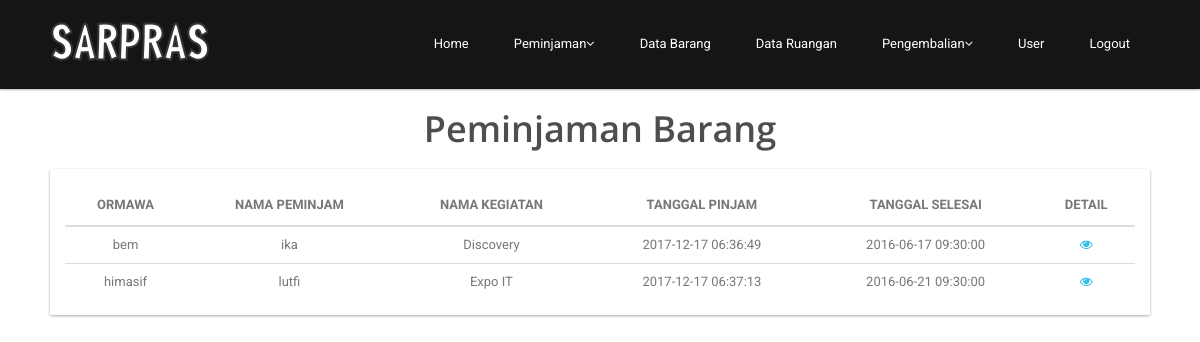
The page /peminjamanBarang (signed in) on the database its author committed.
### tables this page shows
CREATE TABLE `tb_peminjaman_barang` (
  `id` int(10) UNSIGNED NOT NULL,
  `id_user` varchar(50) NOT NULL,
  `nama_peminjam` varchar(50) NOT NULL,
  `nama_kegiatan` varchar(255) NOT NULL,
  `barang_id` int(10) UNSIGNED NOT NULL,
  `jumlah_pinjam` int(11) NOT NULL,
  `tgl_pinjam` timestamp NOT NULL DEFAULT CURRENT_TIMESTAMP ON UPDATE CURRENT_TIMESTAMP,
  `tgl_selesai` timestamp NOT NULL DEFAULT '0000-00-00 00:00:00',
  `status_pinjam` tinyint(1) NOT NULL DEFAULT '0',
  `created_at` timestamp NULL DEFAULT NULL,
  `updated_at` timestamp NULL DEFAULT NULL
);

### app/controller/peminjamanBarang.php (called while the page is built, shortened)
<?php
class peminjamanBarang extends controller {
    function __construct()
    {
        $this->model = $this->model->load('peminjamanBarang');
    }
    function index(){
        $this->view->data = $this->model->getData();
        $this->view->display('peminjamanBarang','admin');
    }
}

### index.php (called while the page is built, shortened)
<?php
require 'config/database.php';
require 'libs/controller.php';
require 'libs/model.php';
require 'libs/database.php';
$app = new routing();

### libs/database.php (called while the page is built, shortened)
<?php
class database extends PDO {
    public function selectAll($query, $fetchMode = PDO::FETCH_ASSOC) {
        try {
            $stmt = $this->prepare($query);
            $stmt->execute();
            return $stmt->fetchAll($fetchMode);
        } catch (PDOException $e) {
            echo $e->getMessage();
        }
    }
}

### app/model/m_peminjamanBarang.php (called while the page is built, shortened)
<?php
class m_peminjamanBarang extends model {
    function getData() {
        return $this->db->selectAll("SELECT * FROM tb_peminjaman_barang pb join tb_barang b ON barang_id = b.id
         WHERE status_pinjam = 0
        GROUP BY nama_kegiatan");
    }
  }

### libs/controller.php (called while the page is built, shortened)
<?php
class controller {
    function __construct() {
        $this->model = new model();
    }
}

### libs/model.php (called while the page is built, shortened)
<?php
class model {
    function __construct() {
        $this->db = new database();
    }
    function load($model) {
        $path = 'app/model/m_' . $model . '.php';
        if (file_exists($path)) {
            return new $modelName();
        } else {
            echo 'Kesalahan: m_' . $model . '.php tidak ditemukan';
        }
    }
}

### app/view/admin/v_peminjamanBarang.php (the view, shortened to what this page needs)
<?php require_once(__DIR__.'/../part/header.php');?>
<div id="page-login" class="page-logreg">
    <div id="main">
        <div class="container clearfix">
          <br>
          <br>
          <br>
          <div class="center wow fadeInDown">
              <h2>Peminjaman Barang</h2>
          </div>
            <div class="card clearfix section">
                <div class="card-body">
                    <div class="desktop">
                        <table>
                            <thead>
                            <tr>
                                <th>Ormawa</th>
                                <th>Nama Peminjam</th>
                                <th>Nama Kegiatan</th>
                                <th>Tanggal Pinjam</th>
                                <th>Tanggal Selesai</th>
                                <th>detail</th>
                            </tr>
                            </thead>
                            <tbody>
                            <?php foreach ($this->data as $key => $value){?>
                                <tr>
                                    <td><?php echo $value['id_user'] ?></td>
                                    <td><?php echo $value['nama_peminjam'] ?></td>
                                    <td><?php echo $value['nama_kegiatan'] ?></td>
                                    <td><?php echo $value['tgl_pinjam'] ?></td>
                                    <td><?php echo $value['tgl_selesai'] ?></td>
                                    <td><a href="peminjamanBarang/detail/<?php echo $value['nama_kegiatan'] ?>"><i class="fa fa-eye"></i></a>
                                    </td>
                                    </tr>
                            <?php } ?>
                            </tbody>
                        </table>
                    </div>
                </div>
            </div>
        </div>
    </div>

### public/css/main.css (style rules this page uses)
h1, h2, h3, h4, h5, h6 { font-weight: 600; font-family: 'Open Sans', sans-serif; color:#4e4e4e; }
h2 { font-size: 20px; }
a { color: #c52d2f; -webkit-transition: color 300ms, background-color 300ms; -moz-transition: color 300ms, background-color 300ms; -o-transition: color 300ms, background-color 300ms; transition: color 300ms, background-color 300ms; }
.center h2 { font-size: 36px; margin-top: 0; margin-bottom: 20px; }
.center { text-align: center; }

### public/css/style.css (style rules this page uses)
a, a:hover { color: #36BEEA }
.container { width: 1100px; padding: 0px }
.card { position: relative; background-color: #fff; color: #313534; border-radius: 2px; -webkit-box-shadow: 0 1px 3px 0 rgba(0, 0, 0, 0.33); box-shadow: 0 1px 3px 0 rgba(0, 0, 0, 0.33) }
.card-body { padding: 15px; position: relative }
table { width: 100%; color: #777 }
table th { vertical-align: middle; text-transform: uppercase; padding: 8px; text-align: center; line-height: 25px; border-bottom: 2px solid #ddd }
table tbody td { padding: 8px; border-top: 1px solid #ddd; vertical-align: top; line-height: 20px; text-align: center; vertical-align: middle; }
#main { margin: 70px 0px 0px }

### rows shown on the page
tb_peminjaman_barang: id_user "bem", nama_peminjam "ika", nama_kegiatan "Discovery", tgl_pinjam "2017-12-17 06:36:49", tgl_selesai "2016-06-17 09:30:00"
tb_peminjaman_barang: id_user "himasif", nama_peminjam "lutfi", nama_kegiatan "Expo IT", tgl_pinjam "2017-12-17 06:37:13", tgl_selesai "2016-06-21 09:30:00"
